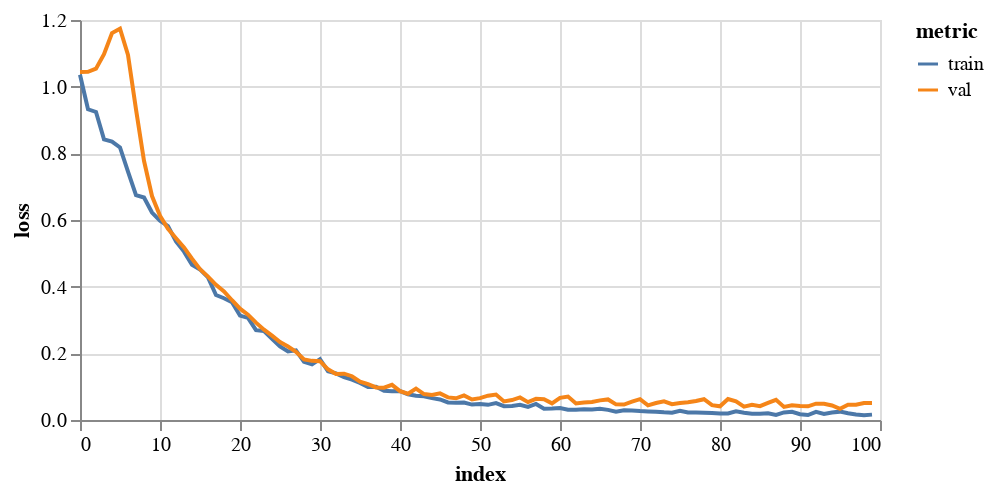
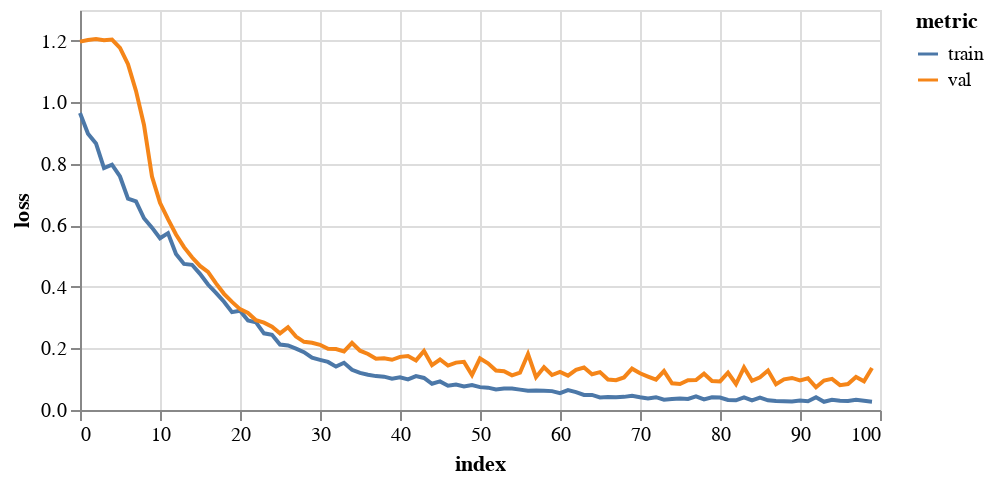
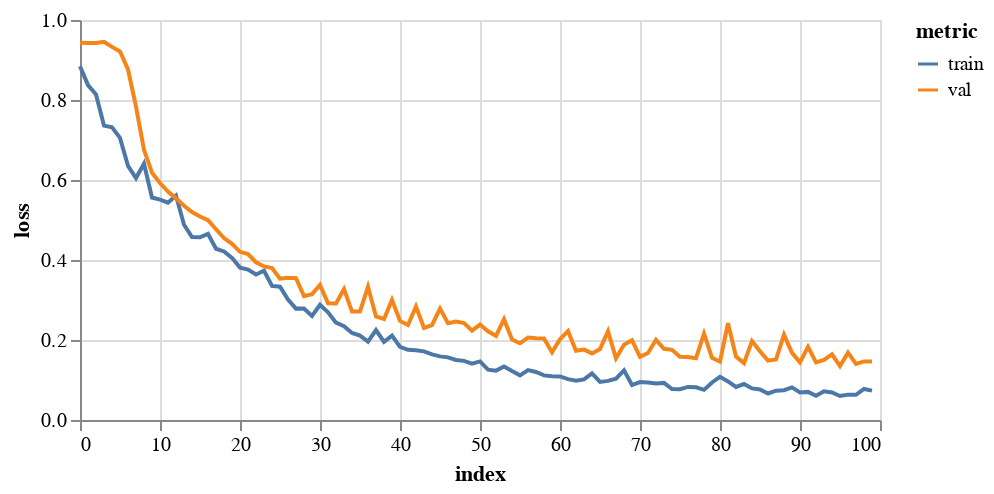
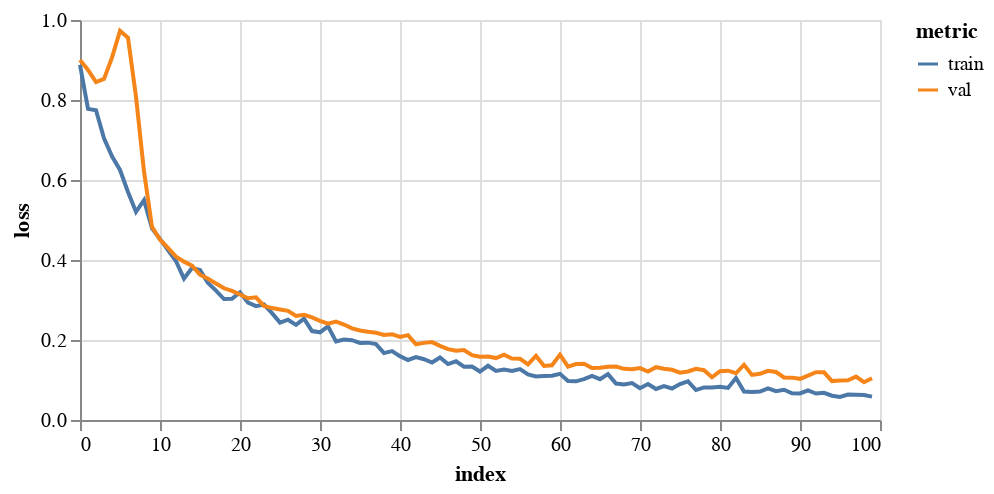

Here is the notebook cell these charts were saved with, in order:
### Code cell
for trainName, trainSet in trainSets.items():
    print('training on '+trainName)

    # train
    gcn = FeaStNet()
    history = gcn.trainModel(trainSet, valSets[trainName], epochs=epochs, batch_size=256, flatten=True, logTrans=False, 
                             ssTrans=True, saveDir=saveDir+trainName)

    display(plotHistory(history))

    # test
    print('testing on '+trainName+'\n')
    resultsDict = gcn.testModel(testSets[trainName], level='field')
    resultsDict['Trained on'] = ['test group']*len(resultsDict['mse'])
    resultsDict['Tested on'] = [trainName]*len(resultsDict['mse'])
    results = pivotDict(resultsDict)
    resultsList.extend(results)
        
pd.DataFrame(resultsList)

### Figure 1 — Vega-Lite specification as saved in the notebook (floating-point values rounded to 4 significant figures)
{"config": {"view": {"continuousWidth": 400, "continuousHeight": 300}}, "data": {"name": "data-ca468111fbd93579b8248ddcc39e1e37"}, "mark": "line", "encoding": {"color": {"type": "nominal", "field": "metric"}, "tooltip": [{"type": "quantitative", "field": "epoch"}, {"type": "quantitative", "field": "value"}], "x": {"type": "quantitative", "field": "index"}, "y": {"type": "quantitative", "axis": {"title": "loss"}, "field": "value"}}, "height": 200, "transform": [{"fold": ["train", "val"], "as": ["metric", "value"]}], "width": 400, "$schema": "https://vega.github.io/schema/vega-lite/v4.8.1.json", "datasets": {"data-ca468111fbd93579b8248ddcc39e1e37": [{"index": 0, "train": 1.036, "val": 1.044}, {"index": 1, "train": 0.932, "val": 1.045}, {"index": 2, "train": 0.9241, "val": 1.054}, {"index": 3, "train": 0.8419, "val": 1.097}, {"index": 4, "train": 0.8351, "val": 1.161}, {"index": 5, "train": 0.8177, "val": 1.174}, {"index": 6, "train": 0.745, "val": 1.095}, {"index": 7, "train": 0.6747, "val": 0.9319}, {"index": 8, "train": 0.6674, "val": 0.7776}, {"index": 9, "train": 0.6223, "val": 0.6719}, {"index": 10, "train": 0.5979, "val": 0.6127}, {"index": 11, "train": 0.5818, "val": 0.5737}, {"index": 12, "train": 0.5358, "val": 0.5452}, {"index": 13, "train": 0.5052, "val": 0.5177}, {"index": 14, "train": 0.4655, "val": 0.4837}, {"index": 15, "train": 0.4517, "val": 0.4522}, {"index": 16, "train": 0.4276, "val": 0.4301}, {"index": 17, "train": 0.3749, "val": 0.4054}, {"index": 18, "train": 0.3653, "val": 0.3858}, {"index": 19, "train": 0.3533, "val": 0.3593}, {"index": 20, "train": 0.313, "val": 0.334}, {"index": 21, "train": 0.3064, "val": 0.316}, {"index": 22, "train": 0.2695, "val": 0.292}, {"index": 23, "train": 0.2669, "val": 0.271}, {"index": 24, "train": 0.2439, "val": 0.2533}, {"index": 25, "train": 0.2211, "val": 0.2337}, {"index": 26, "train": 0.2054, "val": 0.2205}, {"index": 27, "train": 0.2091, "val": 0.2046}, {"index": 28, "train": 0.1745, "val": 0.1819}, {"index": 29, "train": 0.1669, "val": 0.1775}, {"index": 30, "train": 0.1824, "val": 0.1765}, {"index": 31, "train": 0.1466, "val": 0.1521}, {"index": 32, "train": 0.14, "val": 0.1384}, {"index": 33, "train": 0.1289, "val": 0.1389}, {"index": 34, "train": 0.1214, "val": 0.1314}, {"index": 35, "train": 0.1113, "val": 0.1152}, {"index": 36, "train": 0.09884, "val": 0.1077}, {"index": 37, "train": 0.09955, "val": 0.09781}, {"index": 38, "train": 0.08779, "val": 0.09707}, {"index": 39, "train": 0.08633, "val": 0.1054}, {"index": 40, "train": 0.0867, "val": 0.08674}, {"index": 41, "train": 0.07725, "val": 0.0789}, {"index": 42, "train": 0.07294, "val": 0.09404}, {"index": 43, "train": 0.07136, "val": 0.07773}, {"index": 44, "train": 0.06567, "val": 0.07511}, {"index": 45, "train": 0.0617, "val": 0.07984}, {"index": 46, "train": 0.05255, "val": 0.06778}, {"index": 47, "train": 0.05181, "val": 0.06521}, {"index": 48, "train": 0.05255, "val": 0.07361}, {"index": 49, "train": 0.04624, "val": 0.06143}, {"index": 50, "train": 0.04816, "val": 0.06554}, {"index": 51, "train": 0.04546, "val": 0.07297}, {"index": 52, "train": 0.05094, "val": 0.0762}, {"index": 53, "train": 0.04156, "val": 0.05572}, {"index": 54, "train": 0.04215, "val": 0.05991}, {"index": 55, "train": 0.04551, "val": 0.06761}, {"index": 56, "train": 0.03902, "val": 0.05363}, {"index": 57, "train": 0.04824, "val": 0.06337}, {"index": 58, "train": 0.03379, "val": 0.06243}, {"index": 59, "train": 0.0343, "val": 0.04983}, {"index": 60, "train": 0.03603, "val": 0.06631}, {"index": 61, "train": 0.03077, "val": 0.07023}, {"index": 62, "train": 0.03099, "val": 0.0496}, {"index": 63, "train": 0.03212, "val": 0.05217}, {"index": 64, "train": 0.03163, "val": 0.05416}, {"index": 65, "train": 0.03381, "val": 0.05891}, {"index": 66, "train": 0.0304, "val": 0.06168}, {"index": 67, "train": 0.0252, "val": 0.04692}, {"index": 68, "train": 0.02936, "val": 0.04623}, {"index": 69, "train": 0.02881, "val": 0.05498}, {"index": 70, "train": 0.02665, "val": 0.06266}, {"index": 71, "train": 0.02582, "val": 0.04394}, {"index": 72, "train": 0.02486, "val": 0.05104}, {"index": 73, "train": 0.02292, "val": 0.05624}, {"index": 74, "train": 0.02166, "val": 0.04757}, {"index": 75, "train": 0.0277, "val": 0.05079}, {"index": 76, "train": 0.02236, "val": 0.05332}, {"index": 77, "train": 0.02264, "val": 0.05699}, {"index": 78, "train": 0.02171, "val": 0.06244}, {"index": 79, "train": 0.021, "val": 0.0445}, {"index": 80, "train": 0.01932, "val": 0.04103}, {"index": 81, "train": 0.0197, "val": 0.06309}, {"index": 82, "train": 0.0259, "val": 0.05583}, {"index": 83, "train": 0.02176, "val": 0.04004}, {"index": 84, "train": 0.01893, "val": 0.04549}, {"index": 85, "train": 0.01904, "val": 0.04166}, {"index": 86, "train": 0.02036, "val": 0.05128}, {"index": 87, "train": 0.01523, "val": 0.06052}, {"index": 88, "train": 0.02261, "val": 0.0393}, {"index": 89, "train": 0.0244, "val": 0.04444}, {"index": 90, "train": 0.01729, "val": 0.04211}, {"index": 91, "train": 0.01493, "val": 0.04115}, {"index": 92, "train": 0.02467, "val": 0.04892}, {"index": 93, "train": 0.01794, "val": 0.0486}, {"index": 94, "train": 0.02259, "val": 0.04362}, {"index": 95, "train": 0.02507, "val": 0.03374}, {"index": 96, "train": 0.02014, "val": 0.04575}, {"index": 97, "train": 0.01676, "val": 0.04565}, {"index": 98, "train": 0.01415, "val": 0.05075}, {"index": 99, "train": 0.01613, "val": 0.05098}]}}

### Figure 2 — Vega-Lite specification as saved in the notebook (floating-point values rounded to 4 significant figures)
{"config": {"view": {"continuousWidth": 400, "continuousHeight": 300}}, "data": {"name": "data-cc84a1e21f9665053b744de96f5d0141"}, "mark": "line", "encoding": {"color": {"type": "nominal", "field": "metric"}, "tooltip": [{"type": "quantitative", "field": "epoch"}, {"type": "quantitative", "field": "value"}], "x": {"type": "quantitative", "field": "index"}, "y": {"type": "quantitative", "axis": {"title": "loss"}, "field": "value"}}, "height": 200, "transform": [{"fold": ["train", "val"], "as": ["metric", "value"]}], "width": 400, "$schema": "https://vega.github.io/schema/vega-lite/v4.8.1.json", "datasets": {"data-cc84a1e21f9665053b744de96f5d0141": [{"index": 0, "train": 0.965, "val": 1.197}, {"index": 1, "train": 0.898, "val": 1.203}, {"index": 2, "train": 0.8661, "val": 1.205}, {"index": 3, "train": 0.7861, "val": 1.201}, {"index": 4, "train": 0.7971, "val": 1.204}, {"index": 5, "train": 0.759, "val": 1.177}, {"index": 6, "train": 0.6867, "val": 1.124}, {"index": 7, "train": 0.6784, "val": 1.037}, {"index": 8, "train": 0.6232, "val": 0.9263}, {"index": 9, "train": 0.5927, "val": 0.7589}, {"index": 10, "train": 0.5582, "val": 0.6734}, {"index": 11, "train": 0.5748, "val": 0.6201}, {"index": 12, "train": 0.5069, "val": 0.5704}, {"index": 13, "train": 0.4748, "val": 0.5293}, {"index": 14, "train": 0.4719, "val": 0.4963}, {"index": 15, "train": 0.4424, "val": 0.4682}, {"index": 16, "train": 0.4078, "val": 0.4488}, {"index": 17, "train": 0.3809, "val": 0.4114}, {"index": 18, "train": 0.3519, "val": 0.3776}, {"index": 19, "train": 0.3182, "val": 0.3512}, {"index": 20, "train": 0.3229, "val": 0.3278}, {"index": 21, "train": 0.2909, "val": 0.3154}, {"index": 22, "train": 0.2847, "val": 0.2918}, {"index": 23, "train": 0.2492, "val": 0.284}, {"index": 24, "train": 0.2442, "val": 0.2705}, {"index": 25, "train": 0.2128, "val": 0.2491}, {"index": 26, "train": 0.2099, "val": 0.2693}, {"index": 27, "train": 0.1997, "val": 0.2386}, {"index": 28, "train": 0.1879, "val": 0.2215}, {"index": 29, "train": 0.1698, "val": 0.2186}, {"index": 30, "train": 0.1631, "val": 0.2118}, {"index": 31, "train": 0.1562, "val": 0.1987}, {"index": 32, "train": 0.141, "val": 0.198}, {"index": 33, "train": 0.1535, "val": 0.1905}, {"index": 34, "train": 0.1306, "val": 0.2179}, {"index": 35, "train": 0.1204, "val": 0.1926}, {"index": 36, "train": 0.1148, "val": 0.1821}, {"index": 37, "train": 0.1101, "val": 0.1668}, {"index": 38, "train": 0.1084, "val": 0.1683}, {"index": 39, "train": 0.102, "val": 0.1632}, {"index": 40, "train": 0.1065, "val": 0.1727}, {"index": 41, "train": 0.09948, "val": 0.1755}, {"index": 42, "train": 0.11, "val": 0.1612}, {"index": 43, "train": 0.1041, "val": 0.1921}, {"index": 44, "train": 0.08524, "val": 0.1456}, {"index": 45, "train": 0.0929, "val": 0.1641}, {"index": 46, "train": 0.07886, "val": 0.1444}, {"index": 47, "train": 0.08278, "val": 0.1541}, {"index": 48, "train": 0.07662, "val": 0.1564}, {"index": 49, "train": 0.08129, "val": 0.1137}, {"index": 50, "train": 0.07431, "val": 0.1676}, {"index": 51, "train": 0.07265, "val": 0.1518}, {"index": 52, "train": 0.06653, "val": 0.1285}, {"index": 53, "train": 0.0696, "val": 0.1261}, {"index": 54, "train": 0.06948, "val": 0.1126}, {"index": 55, "train": 0.0662, "val": 0.1212}, {"index": 56, "train": 0.06245, "val": 0.1821}, {"index": 57, "train": 0.06316, "val": 0.1066}, {"index": 58, "train": 0.0624, "val": 0.1387}, {"index": 59, "train": 0.06137, "val": 0.1136}, {"index": 60, "train": 0.05465, "val": 0.1236}, {"index": 61, "train": 0.06446, "val": 0.1118}, {"index": 62, "train": 0.05807, "val": 0.1307}, {"index": 63, "train": 0.04883, "val": 0.138}, {"index": 64, "train": 0.04913, "val": 0.1162}, {"index": 65, "train": 0.0409, "val": 0.1231}, {"index": 66, "train": 0.04224, "val": 0.09927}, {"index": 67, "train": 0.04126, "val": 0.09677}, {"index": 68, "train": 0.04267, "val": 0.1059}, {"index": 69, "train": 0.04653, "val": 0.1344}, {"index": 70, "train": 0.04129, "val": 0.1194}, {"index": 71, "train": 0.0375, "val": 0.1087}, {"index": 72, "train": 0.04159, "val": 0.09848}, {"index": 73, "train": 0.03342, "val": 0.1266}, {"index": 74, "train": 0.03546, "val": 0.08682}, {"index": 75, "train": 0.03751, "val": 0.0845}, {"index": 76, "train": 0.03593, "val": 0.09672}, {"index": 77, "train": 0.04435, "val": 0.09749}, {"index": 78, "train": 0.03437, "val": 0.1179}, {"index": 79, "train": 0.04142, "val": 0.09406}, {"index": 80, "train": 0.04051, "val": 0.09279}, {"index": 81, "train": 0.03261, "val": 0.121}, {"index": 82, "train": 0.03143, "val": 0.08446}, {"index": 83, "train": 0.04077, "val": 0.1381}, {"index": 84, "train": 0.03097, "val": 0.09504}, {"index": 85, "train": 0.04011, "val": 0.1061}, {"index": 86, "train": 0.03148, "val": 0.1281}, {"index": 87, "train": 0.02913, "val": 0.084}, {"index": 88, "train": 0.02862, "val": 0.0998}, {"index": 89, "train": 0.02761, "val": 0.1042}, {"index": 90, "train": 0.0309, "val": 0.09627}, {"index": 91, "train": 0.02847, "val": 0.103}, {"index": 92, "train": 0.04135, "val": 0.07394}, {"index": 93, "train": 0.0266, "val": 0.09564}, {"index": 94, "train": 0.0331, "val": 0.1013}, {"index": 95, "train": 0.02995, "val": 0.0807}, {"index": 96, "train": 0.0291, "val": 0.08417}, {"index": 97, "train": 0.0329, "val": 0.1072}, {"index": 98, "train": 0.02978, "val": 0.09338}, {"index": 99, "train": 0.02716, "val": 0.1363}]}}

### Figure 3 — Vega-Lite specification as saved in the notebook (floating-point values rounded to 4 significant figures)
{"config": {"view": {"continuousWidth": 400, "continuousHeight": 300}}, "data": {"name": "data-37b9d1fc7e948b6511cff3a165f3f704"}, "mark": "line", "encoding": {"color": {"type": "nominal", "field": "metric"}, "tooltip": [{"type": "quantitative", "field": "epoch"}, {"type": "quantitative", "field": "value"}], "x": {"type": "quantitative", "field": "index"}, "y": {"type": "quantitative", "axis": {"title": "loss"}, "field": "value"}}, "height": 200, "transform": [{"fold": ["train", "val"], "as": ["metric", "value"]}], "width": 400, "$schema": "https://vega.github.io/schema/vega-lite/v4.8.1.json", "datasets": {"data-37b9d1fc7e948b6511cff3a165f3f704": [{"index": 0, "train": 0.8845, "val": 0.9431}, {"index": 1, "train": 0.8372, "val": 0.9427}, {"index": 2, "train": 0.814, "val": 0.9426}, {"index": 3, "train": 0.7358, "val": 0.9455}, {"index": 4, "train": 0.7317, "val": 0.9327}, {"index": 5, "train": 0.7053, "val": 0.9213}, {"index": 6, "train": 0.6355, "val": 0.8764}, {"index": 7, "train": 0.6049, "val": 0.7833}, {"index": 8, "train": 0.6406, "val": 0.6755}, {"index": 9, "train": 0.5562, "val": 0.6182}, {"index": 10, "train": 0.5509, "val": 0.5924}, {"index": 11, "train": 0.5433, "val": 0.571}, {"index": 12, "train": 0.5612, "val": 0.5541}, {"index": 13, "train": 0.4882, "val": 0.5355}, {"index": 14, "train": 0.4573, "val": 0.52}, {"index": 15, "train": 0.4567, "val": 0.5087}, {"index": 16, "train": 0.4652, "val": 0.4994}, {"index": 17, "train": 0.4282, "val": 0.4768}, {"index": 18, "train": 0.4215, "val": 0.4549}, {"index": 19, "train": 0.4054, "val": 0.4405}, {"index": 20, "train": 0.381, "val": 0.4204}, {"index": 21, "train": 0.3761, "val": 0.4147}, {"index": 22, "train": 0.3638, "val": 0.3943}, {"index": 23, "train": 0.3732, "val": 0.3839}, {"index": 24, "train": 0.3351, "val": 0.38}, {"index": 25, "train": 0.3333, "val": 0.3534}, {"index": 26, "train": 0.3013, "val": 0.3554}, {"index": 27, "train": 0.2785, "val": 0.3547}, {"index": 28, "train": 0.2788, "val": 0.3097}, {"index": 29, "train": 0.26, "val": 0.3147}, {"index": 30, "train": 0.288, "val": 0.3374}, {"index": 31, "train": 0.269, "val": 0.292}, {"index": 32, "train": 0.2435, "val": 0.2914}, {"index": 33, "train": 0.2346, "val": 0.327}, {"index": 34, "train": 0.2176, "val": 0.2711}, {"index": 35, "train": 0.2111, "val": 0.2713}, {"index": 36, "train": 0.1961, "val": 0.3329}, {"index": 37, "train": 0.2249, "val": 0.2587}, {"index": 38, "train": 0.1956, "val": 0.2525}, {"index": 39, "train": 0.2109, "val": 0.3004}, {"index": 40, "train": 0.1828, "val": 0.2477}, {"index": 41, "train": 0.1754, "val": 0.2374}, {"index": 42, "train": 0.1746, "val": 0.2837}, {"index": 43, "train": 0.1716, "val": 0.2302}, {"index": 44, "train": 0.1639, "val": 0.2373}, {"index": 45, "train": 0.159, "val": 0.2785}, {"index": 46, "train": 0.1566, "val": 0.2418}, {"index": 47, "train": 0.1502, "val": 0.2464}, {"index": 48, "train": 0.1479, "val": 0.2425}, {"index": 49, "train": 0.1408, "val": 0.2234}, {"index": 50, "train": 0.1464, "val": 0.2386}, {"index": 51, "train": 0.1258, "val": 0.2218}, {"index": 52, "train": 0.1234, "val": 0.2104}, {"index": 53, "train": 0.1337, "val": 0.2519}, {"index": 54, "train": 0.1223, "val": 0.2013}, {"index": 55, "train": 0.1116, "val": 0.1918}, {"index": 56, "train": 0.1248, "val": 0.2062}, {"index": 57, "train": 0.12, "val": 0.2043}, {"index": 58, "train": 0.1115, "val": 0.204}, {"index": 59, "train": 0.1096, "val": 0.1693}, {"index": 60, "train": 0.109, "val": 0.2019}, {"index": 61, "train": 0.1021, "val": 0.2221}, {"index": 62, "train": 0.0983, "val": 0.1732}, {"index": 63, "train": 0.1015, "val": 0.176}, {"index": 64, "train": 0.1164, "val": 0.1665}, {"index": 65, "train": 0.09528, "val": 0.1775}, {"index": 66, "train": 0.09774, "val": 0.2217}, {"index": 67, "train": 0.1033, "val": 0.1544}, {"index": 68, "train": 0.124, "val": 0.1883}, {"index": 69, "train": 0.08735, "val": 0.1994}, {"index": 70, "train": 0.09487, "val": 0.1578}, {"index": 71, "train": 0.09351, "val": 0.1675}, {"index": 72, "train": 0.09114, "val": 0.2006}, {"index": 73, "train": 0.09278, "val": 0.1779}, {"index": 74, "train": 0.07756, "val": 0.1754}, {"index": 75, "train": 0.07717, "val": 0.1579}, {"index": 76, "train": 0.08277, "val": 0.1574}, {"index": 77, "train": 0.08165, "val": 0.1546}, {"index": 78, "train": 0.07533, "val": 0.2161}, {"index": 79, "train": 0.09383, "val": 0.1554}, {"index": 80, "train": 0.1079, "val": 0.1458}, {"index": 81, "train": 0.09653, "val": 0.2419}, {"index": 82, "train": 0.08253, "val": 0.1586}, {"index": 83, "train": 0.08996, "val": 0.1423}, {"index": 84, "train": 0.07896, "val": 0.1971}, {"index": 85, "train": 0.0761, "val": 0.172}, {"index": 86, "train": 0.0663, "val": 0.1484}, {"index": 87, "train": 0.0734, "val": 0.1512}, {"index": 88, "train": 0.07453, "val": 0.2134}, {"index": 89, "train": 0.08142, "val": 0.1679}, {"index": 90, "train": 0.06885, "val": 0.144}, {"index": 91, "train": 0.07025, "val": 0.1827}, {"index": 92, "train": 0.0604, "val": 0.144}, {"index": 93, "train": 0.07176, "val": 0.1503}, {"index": 94, "train": 0.06889, "val": 0.164}, {"index": 95, "train": 0.05995, "val": 0.1347}, {"index": 96, "train": 0.06337, "val": 0.1684}, {"index": 97, "train": 0.06301, "val": 0.1401}, {"index": 98, "train": 0.07754, "val": 0.1465}, {"index": 99, "train": 0.07341, "val": 0.1463}]}}

### Figure 4 — Vega-Lite specification as saved in the notebook (floating-point values rounded to 4 significant figures)
{"config": {"view": {"continuousWidth": 400, "continuousHeight": 300}}, "data": {"name": "data-9179817d620cf434511890add1433642"}, "mark": "line", "encoding": {"color": {"type": "nominal", "field": "metric"}, "tooltip": [{"type": "quantitative", "field": "epoch"}, {"type": "quantitative", "field": "value"}], "x": {"type": "quantitative", "field": "index"}, "y": {"type": "quantitative", "axis": {"title": "loss"}, "field": "value"}}, "height": 200, "transform": [{"fold": ["train", "val"], "as": ["metric", "value"]}], "width": 400, "$schema": "https://vega.github.io/schema/vega-lite/v4.8.1.json", "datasets": {"data-9179817d620cf434511890add1433642": [{"index": 0, "train": 0.8877, "val": 0.9002}, {"index": 1, "train": 0.7778, "val": 0.8751}, {"index": 2, "train": 0.7742, "val": 0.8447}, {"index": 3, "train": 0.704, "val": 0.8527}, {"index": 4, "train": 0.6594, "val": 0.906}, {"index": 5, "train": 0.6251, "val": 0.9729}, {"index": 6, "train": 0.57, "val": 0.9556}, {"index": 7, "train": 0.5202, "val": 0.8079}, {"index": 8, "train": 0.5495, "val": 0.6215}, {"index": 9, "train": 0.479, "val": 0.4827}, {"index": 10, "train": 0.4527, "val": 0.4509}, {"index": 11, "train": 0.4246, "val": 0.4304}, {"index": 12, "train": 0.3971, "val": 0.4085}, {"index": 13, "train": 0.3536, "val": 0.3959}, {"index": 14, "train": 0.3801, "val": 0.3858}, {"index": 15, "train": 0.3748, "val": 0.3634}, {"index": 16, "train": 0.3424, "val": 0.3531}, {"index": 17, "train": 0.3235, "val": 0.3414}, {"index": 18, "train": 0.3024, "val": 0.3293}, {"index": 19, "train": 0.3032, "val": 0.3226}, {"index": 20, "train": 0.3194, "val": 0.3139}, {"index": 21, "train": 0.2934, "val": 0.3045}, {"index": 22, "train": 0.2846, "val": 0.3067}, {"index": 23, "train": 0.2887, "val": 0.2854}, {"index": 24, "train": 0.2672, "val": 0.2798}, {"index": 25, "train": 0.2436, "val": 0.2765}, {"index": 26, "train": 0.2507, "val": 0.273}, {"index": 27, "train": 0.2379, "val": 0.2603}, {"index": 28, "train": 0.2533, "val": 0.2632}, {"index": 29, "train": 0.2223, "val": 0.2564}, {"index": 30, "train": 0.2193, "val": 0.248}, {"index": 31, "train": 0.2342, "val": 0.2408}, {"index": 32, "train": 0.1964, "val": 0.246}, {"index": 33, "train": 0.2014, "val": 0.2387}, {"index": 34, "train": 0.1994, "val": 0.229}, {"index": 35, "train": 0.1926, "val": 0.2237}, {"index": 36, "train": 0.1934, "val": 0.2206}, {"index": 37, "train": 0.1896, "val": 0.2181}, {"index": 38, "train": 0.1672, "val": 0.2126}, {"index": 39, "train": 0.1722, "val": 0.2146}, {"index": 40, "train": 0.1596, "val": 0.2077}, {"index": 41, "train": 0.1501, "val": 0.2121}, {"index": 42, "train": 0.1575, "val": 0.1893}, {"index": 43, "train": 0.152, "val": 0.1929}, {"index": 44, "train": 0.1438, "val": 0.1948}, {"index": 45, "train": 0.1564, "val": 0.1855}, {"index": 46, "train": 0.1399, "val": 0.1772}, {"index": 47, "train": 0.1468, "val": 0.173}, {"index": 48, "train": 0.1332, "val": 0.1751}, {"index": 49, "train": 0.1337, "val": 0.1621}, {"index": 50, "train": 0.1212, "val": 0.1583}, {"index": 51, "train": 0.1356, "val": 0.1588}, {"index": 52, "train": 0.1227, "val": 0.1549}, {"index": 53, "train": 0.1265, "val": 0.1632}, {"index": 54, "train": 0.1228, "val": 0.1538}, {"index": 55, "train": 0.1271, "val": 0.1529}, {"index": 56, "train": 0.1137, "val": 0.1389}, {"index": 57, "train": 0.1086, "val": 0.1602}, {"index": 58, "train": 0.1098, "val": 0.1351}, {"index": 59, "train": 0.1105, "val": 0.1369}, {"index": 60, "train": 0.1154, "val": 0.1634}, {"index": 61, "train": 0.0974, "val": 0.1333}, {"index": 62, "train": 0.09662, "val": 0.1398}, {"index": 63, "train": 0.1024, "val": 0.1408}, {"index": 64, "train": 0.1102, "val": 0.1301}, {"index": 65, "train": 0.102, "val": 0.1307}, {"index": 66, "train": 0.1148, "val": 0.1332}, {"index": 67, "train": 0.09119, "val": 0.1337}, {"index": 68, "train": 0.08883, "val": 0.1279}, {"index": 69, "train": 0.09214, "val": 0.1271}, {"index": 70, "train": 0.07943, "val": 0.1298}, {"index": 71, "train": 0.08986, "val": 0.1212}, {"index": 72, "train": 0.0775, "val": 0.1321}, {"index": 73, "train": 0.08473, "val": 0.1283}, {"index": 74, "train": 0.07876, "val": 0.1256}, {"index": 75, "train": 0.08971, "val": 0.1182}, {"index": 76, "train": 0.09654, "val": 0.1214}, {"index": 77, "train": 0.0749, "val": 0.128}, {"index": 78, "train": 0.08146, "val": 0.1246}, {"index": 79, "train": 0.08152, "val": 0.1069}, {"index": 80, "train": 0.0828, "val": 0.1219}, {"index": 81, "train": 0.08006, "val": 0.1232}, {"index": 82, "train": 0.1051, "val": 0.1168}, {"index": 83, "train": 0.07129, "val": 0.1382}, {"index": 84, "train": 0.07005, "val": 0.1126}, {"index": 85, "train": 0.07127, "val": 0.1155}, {"index": 86, "train": 0.07928, "val": 0.123}, {"index": 87, "train": 0.07224, "val": 0.12}, {"index": 88, "train": 0.07558, "val": 0.1063}, {"index": 89, "train": 0.06667, "val": 0.1059}, {"index": 90, "train": 0.06631, "val": 0.1029}, {"index": 91, "train": 0.07377, "val": 0.1109}, {"index": 92, "train": 0.06624, "val": 0.1194}, {"index": 93, "train": 0.06793, "val": 0.1192}, {"index": 94, "train": 0.06079, "val": 0.09723}, {"index": 95, "train": 0.05748, "val": 0.09895}, {"index": 96, "train": 0.06359, "val": 0.09925}, {"index": 97, "train": 0.06288, "val": 0.1084}, {"index": 98, "train": 0.0626, "val": 0.09452}, {"index": 99, "train": 0.05851, "val": 0.1046}]}}
